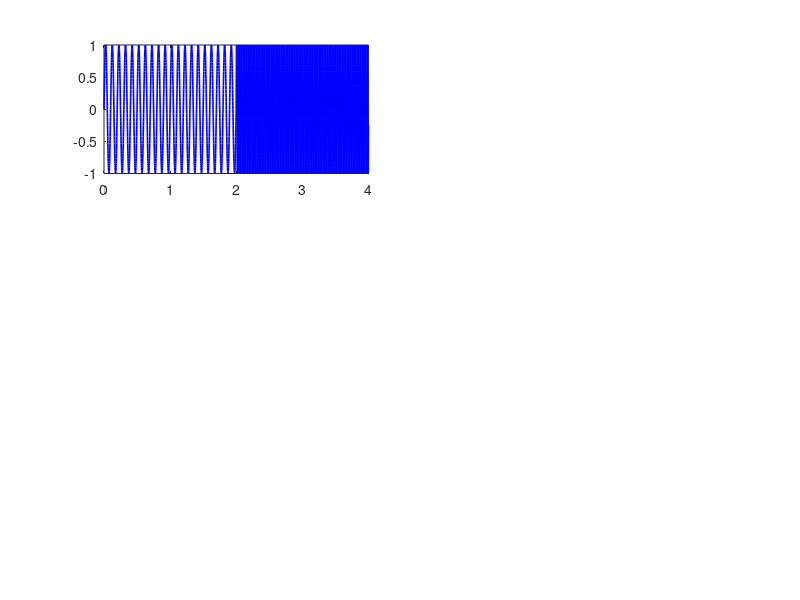

The MATLAB source for this figure: (Note: this script raises an error after producing the figure.)
%% Task 2: Signal A vs Signal B Analysis
clear; clc; close all;
fs = 1000;
dt = 1/fs;
t1 = 0:dt:2-dt;
t2 = 2:dt:4-dt;
t  = [t1, t2];
N  = length(t);
sigA_part1 = sin(2 * pi * 10 * t1);
sigA_part2 = sin(2 * pi * 40 * t2);
x_A = [sigA_part1, sigA_part2];
sigB_part1 = sin(2 * pi * 40 * t1);
sigB_part2 = sin(2 * pi * 10 * t2);
x_B = [sigB_part1, sigB_part2];
f_axis = (0:N-1) * (fs / N);
X_A_fft = abs(fft(x_A)) / N;
X_B_fft = abs(fft(x_B)) / N;
f_limit = 60;
idx_limit = find(f_axis <= f_limit, 1, 'last');
figure('Name', 'Task 2: Time-Frequency Comparison (Signal A vs B)', 'Color', 'w', 'Position', [100, 50, 1200, 850]);
subplot(3, 2, 1);
plot(t, x_A, 'b', 'LineWidth', 1.2); hold on;
xline(2, 'k--', 'LineWidth', 2);
grid on;
title('\bf{1A. Signal A: Time Domain Waveform}', 'FontSize', 12, 'Color', 'b');
text(0.8, 1.4, '10 Hz', 'Color', 'b', 'FontSize', 12, 'FontWeight', 'bold');
text(2.8, 1.4, '40 Hz', 'Color', 'b', 'FontSize', 12, 'FontWeight', 'bold');
xlabel('Time (seconds)'); ylabel('Amplitude');
ylim([-1.8 1.8]); xlim([0 4]);
subplot(3, 2, 2);
plot(t, x_B, 'r', 'LineWidth', 1.2); hold on;
xline(2, 'k--', 'LineWidth', 2);
grid on;
title('\bf{1B. Signal B: Time Domain Waveform}', 'FontSize', 12, 'Color', 'r');
text(0.8, 1.4, '40 Hz', 'Color', 'r', 'FontSize', 12, 'FontWeight', 'bold');
text(2.8, 1.4, '10 Hz', 'Color', 'r', 'FontSize', 12, 'FontWeight', 'bold');
xlabel('Time (seconds)'); ylabel('Amplitude');
ylim([-1.8 1.8]); xlim([0 4]);
subplot(3, 2, 3);
plot(f_axis(1:idx_limit), X_A_fft(1:idx_limit), 'b', 'LineWidth', 1.5, 'Marker', 'o');
grid on;
title('\bf{2A. Signal A: FFT Spectrum}', 'FontSize', 12);
xlabel('Frequency (Hz)'); ylabel('Magnitude');
xlim([0 f_limit]); ylim([0 0.6]);
subplot(3, 2, 4);
plot(f_axis(1:idx_limit), X_B_fft(1:idx_limit), 'r', 'LineWidth', 1.5, 'Marker', 'o');
grid on;
title('\bf{2B. Signal B: FFT Spectrum}', 'FontSize', 12);
xlabel('Frequency (Hz)'); ylabel('Magnitude');
xlim([0 f_limit]); ylim([0 0.6]);
subplot(3, 2, 5);
[wt_A, f_A] = cwt(x_A, 'amor', fs);
surface(t, f_A, abs(wt_A));
shading interp;
axis tight;
colormap jet;
set(gca, 'YScale', 'log');
title('\bf{3A. Signal A: CWT Scalogram}', 'FontSize', 12);
xlabel('Time (seconds)'); ylabel('Frequency (Hz)');
ylim([1 100]);
cb1 = colorbar; cb1.Label.String = 'Magnitude';
subplot(3, 2, 6);
[wt_B, f_B] = cwt(x_B, 'amor', fs);
surface(t, f_B, abs(wt_B));
shading interp;
axis tight;
colormap jet;
set(gca, 'YScale', 'log');
title('\bf{3B. Signal B: CWT Scalogram}', 'FontSize', 12);
xlabel('Time (seconds)'); ylabel('Frequency (Hz)');
ylim([1 100]);
cb2 = colorbar; cb2.Label.String = 'Magnitude';

%% Task 3: Real Dataset Analysis (Loma Prieta Earthquake)
clear;
load quake;
x = e(1:4000);
fs = 200;
N = length(x);
t = (0:N-1) / fs;
figure('Name', 'Task 3: Real Data Analysis (Earthquake)', 'Color', 'w');
subplot(3, 1, 1);
plot(t, x, 'b', 'LineWidth', 1);
grid on;
title('\bf{1. Time Domain: Raw Earthquake Signal}');
xlabel('Time (seconds)');
ylabel('Acceleration');
xlim([0 max(t)]);
X_fft = abs(fft(x)) / N;
f_axis = (0:N-1) * (fs / N);
subplot(3, 1, 2);
plot(f_axis(1:floor(N/2)), X_fft(1:floor(N/2)), 'r', 'LineWidth', 1.2);
grid on;
title('\bf{2. Fast Fourier Transform (FFT) Spectrum}');
xlabel('Frequency (Hz)');
ylabel('Magnitude');
xlim([0 50]);
subplot(3, 1, 3);
[wt, f] = cwt(x, 'amor', fs);
surface(t, f, abs(wt));
shading flat;
axis tight;
colormap jet;
c = colorbar;
c.Label.String = 'Magnitude';
set(gca, 'YScale', 'log');
title('\bf{3. Continuous Wavelet Transform (CWT Scalogram)}');
xlabel('Time (seconds)');
ylabel('Frequency (Hz)');
ylim([1 50]);
